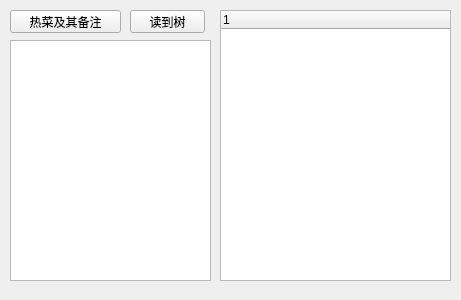
<?xml version="1.0" encoding="UTF-8"?>
<ui version="4.0">
 <class>Widget</class>
 <widget class="QWidget" name="Widget">
  <property name="geometry">
   <rect>
    <x>0</x>
    <y>0</y>
    <width>461</width>
    <height>300</height>
   </rect>
  </property>
  <property name="windowTitle">
   <string>Widget</string>
  </property>
  <widget class="QPlainTextEdit" name="plainTextEdit">
   <property name="geometry">
    <rect>
     <x>10</x>
     <y>40</y>
     <width>201</width>
     <height>241</height>
    </rect>
   </property>
  </widget>
  <widget class="QPushButton" name="pushButton">
   <property name="geometry">
    <rect>
     <x>10</x>
     <y>10</y>
     <width>111</width>
     <height>23</height>
    </rect>
   </property>
   <property name="text">
    <string>热菜及其备注</string>
   </property>
  </widget>
  <widget class="QTreeWidget" name="treeWidget">
   <property name="geometry">
    <rect>
     <x>220</x>
     <y>10</y>
     <width>231</width>
     <height>271</height>
    </rect>
   </property>
   <column>
    <property name="text">
     <string notr="true">1</string>
    </property>
   </column>
  </widget>
  <widget class="QPushButton" name="pushButton_2">
   <property name="geometry">
    <rect>
     <x>130</x>
     <y>10</y>
     <width>75</width>
     <height>23</height>
    </rect>
   </property>
   <property name="text">
    <string>读到树</string>
   </property>
  </widget>
 </widget>
 <layoutdefault spacing="6" margin="11"/>
 <resources/>
 <connections/>
</ui>
